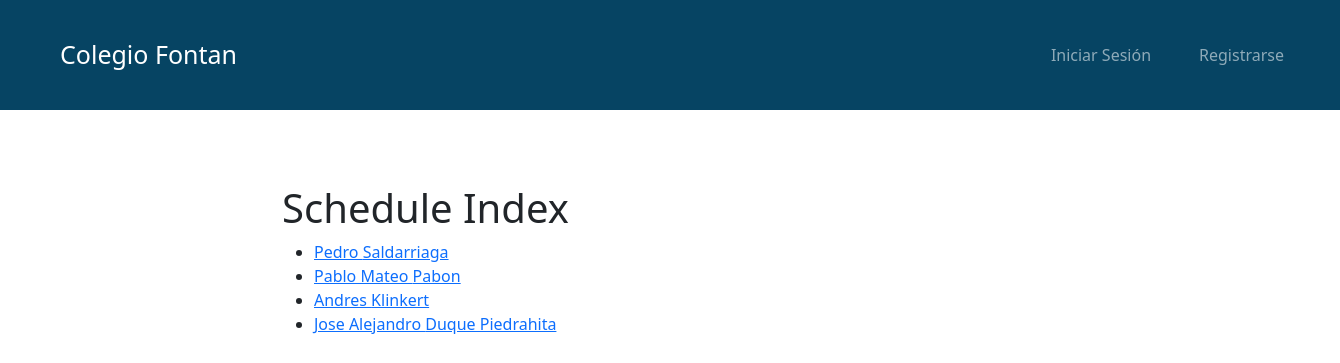
Page /schedules/ on the earlier database version.
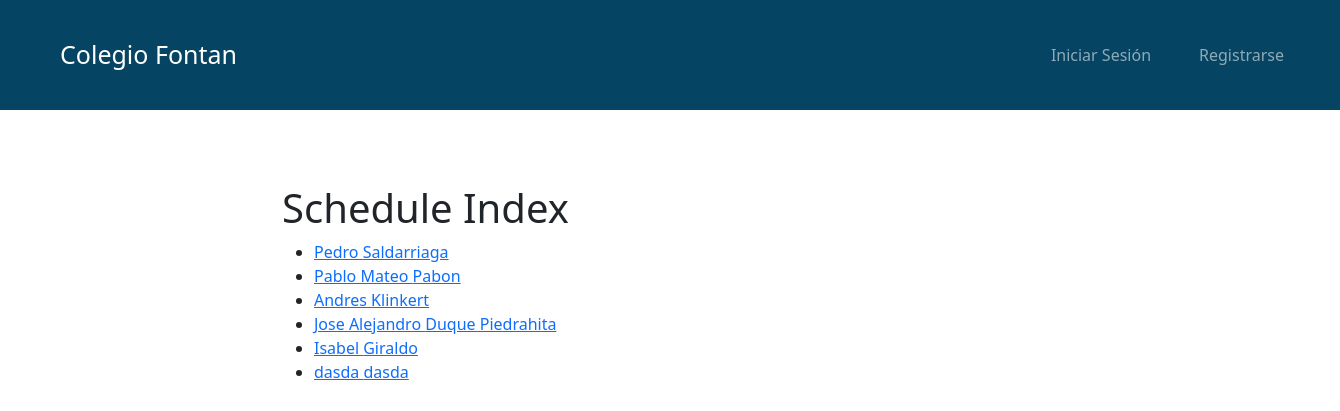
Same page on the later database version.
### students/models.py (models this page shows, shortened)
class Student(models.Model):
    student_id = models.AutoField(primary_key=True)
    name = models.CharField(max_length=100)
    lastname = models.CharField(max_length=100)
    id_number = models.IntegerField(unique=True)
    autonomy_level = models.IntegerField(
        choices=[  # Cambiar los valores a enteros
            (1, 'Nivel 1'),
            (2, 'Nivel 2'),
            (3, 'Nivel 3'),
        ],
        default=1,  # Si no se especifica, por defecto se asigna "Nivel 1"
    )
    extended_vacation = models.BooleanField(default=False)
    grade = models.IntegerField(  # Cambiar los valores a enteros
        choices=[
            (1, '1'),
            (2, '2'),
            (3, '3'),
            (4, '4'),
            (5, '5'),
            (6, '6'),
            (7, '7'),
            (8, '8'),
            (9, '9'),
            (10, '10'),
            (11, '11'),  # Cambiar 'once' a 11 para que sea numérico
        ],
        default=1,  # Por defecto se asigna "Primero"
    )
    workshop = models.ForeignKey('workshops.Workshop', on_delete=models.SET_NULL, null=True, blank=True)

### schedules/views.py (the view)
# urls.py: path('', views.schedule_index, name='schedule_index'),
def schedule_index(request):
    students = Student.objects.all()
    return render(request, 'schedules/schedule_index.html', {'students': students})

### schedules/templates/schedules/schedule_index.html
{% extends 'base.html' %}
{% block content %}
<h1>Schedule Index</h1>
<ul>
    {% for student in students %}
        <li>
            <a href="{% url 'student_schedule' student.student_id %}">{{ student.name }} {{ student.lastname }}</a>
        </li>
    {% empty %}
        <li>No students found.</li>
    {% endfor %}
</ul>
{% endblock %}

### horariosfontanproyecto/templates/base.html (shortened to what this page needs)
<!doctype html>
<html lang="en">
  {% load static %}
  <head>
    <link href="https://cdn.jsdelivr.net/npm/bootstrap@5.3.0-alpha1/dist/css/bootstrap.min.css" rel="stylesheet">
    <link rel="stylesheet" href="https://cdnjs.cloudflare.com/ajax/libs/font-awesome/6.0.0-beta3/css/all.min.css">
    <link rel="stylesheet" href="{% static 'css/style.css'%}">
  </head>
  <body>
    {% include 'navbar.html' %}
    <div class="container container-principal ">
      <br/>
      <div style="margin-top: 100px;">
      {% block content %}
      {% endblock %}
      </div>
    </div>
  </body>
</html>

### horariosfontanproyecto/templates/navbar.html (shortened to what this page needs)
<nav class="navbar navbar-expand-lg navbar-dark custom-navbar-bg" style="height: 110px; position: fixed; width: 100%; z-index: 1000;">
  <div class="container-fluid">
    <a class="navbar-brand ms-5 me-auto" style="font-size: 25px;" href="{% url 'students.main_menu' %}">Colegio Fontan</a>
    <div class="collapse navbar-collapse" id="navbarSupportedContent">
      {% if user.is_authenticated %}
      <ul class="navbar-nav ms-auto mb-2 mb-lg-0 me-1">
        <li class="nav-item me-3">
          <a class="nav-link me-3" href="{% url 'tutors.show_tutors' %}">Ver Tutores</a>
        </li>
        <li class="nav-item me-3">
          <a class="nav-link me-3" href="{% url 'students.register_student' %}">Registrar Estudiantes</a>
        </li>
        <li class="nav-item me-3">
          {% if search_type == 'tutors' %}
          <form class="d-flex" action="{% url 'tutors.show_tutors' %}" method="GET">
            <input class="form-control me-2" type="search" placeholder="Buscar tutores" aria-label="Search" name="query">
            <button class="btn btn-outline-light" type="submit">Buscar</button>
          </form>
          {% else %}
          <form class="d-flex" action="{% url 'students.main_menu' %}" method="GET">
            <input class="form-control me-2" type="search" placeholder="Buscar estudiantes" aria-label="Search" name="query">
            <button class="btn btn-outline-light" type="submit">Buscar</button>
          </form>
          {% endif %}
          <li class="nav-item me-3">
            <a class="nav-link me-3" href="{% url 'accounts.logout' %}">Cerrar Sesión</a>
          </li>
        </li>
        <li class="nav-item me-3">
          <a class="nav-link me-3 space-left" href="">
            <i class="fas fa-user fa-4x"></i>
          </a>
        </li>
      </ul>
      {% else %}
      <ul class="navbar-nav ms-auto mb-2 mb-lg-0 me-1">
        <li class="nav-item me-3">
          <a class="nav-link me-3" href="{% url 'accounts.login' %}">Iniciar Sesión</a>
        </li>
        <li class="nav-item me-3">
          <a class="nav-link me-3" href="{% url 'accounts.signup' %}">Registrarse</a>
        </li>
      </ul>
      {% endif %}
    </div>
  </div>
</nav>

Differences in the rows shown:
added Student: name "Isabel", lastname "Giraldo"
added Student: name "dasda", lastname "dasda"
